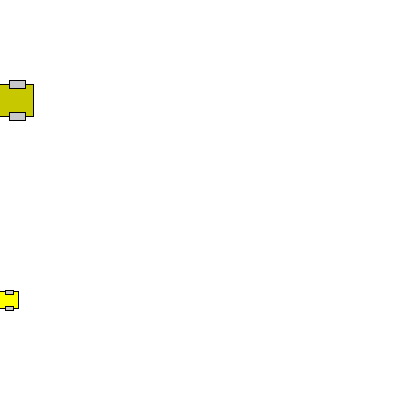
Frame 1 (no input)
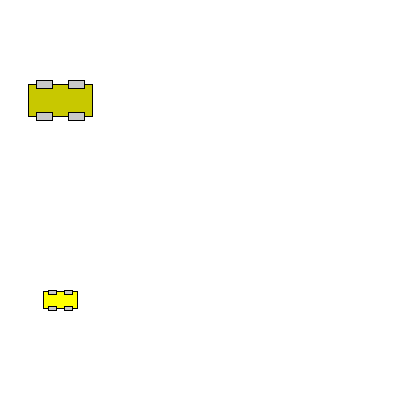
Frame 60 (the mouse pressed at the canvas centre just before this capture)
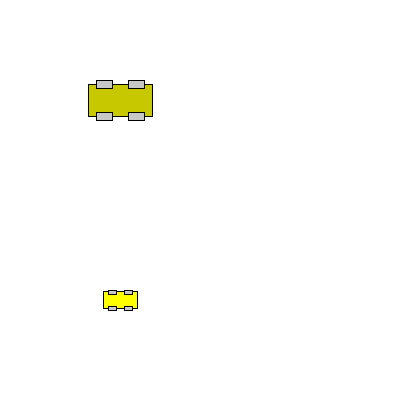
Frame 120 (the mouse held since frame 60 and released just before this capture)

The Processing sketch that drew these frames (run headless with seeded random() and noise(); from frame 60 on, the mouse is pressed at the canvas centre):

// Processing sketch: Exercise_7_6
// ── Exercise_7_6.pde
int globalX = 0;
int globalY = 100;
int speed = 1;

void setup(){
size(400,400);
}

void draw(){
  background(255);
    move();
  bounce();
  
  drawCar(globalX,globalY,64,color(200,200,0));
  drawCar(globalX,300,34,color(255,255,0));
}

// ── bounce.pde
void bounce(){
  if((globalX > width) || (globalX < 0)){
    speed = speed * -1;
  }
}

// ── drawCar.pde
void drawCar(int x, int y, int theSize, color c) {
  /*int x = 100;
  int y = 100;
  int theSize = 64;*/
  int offset = theSize/4;

  rectMode(CENTER);
  stroke(0);
  fill(c);
  rect(x, y, theSize, theSize/2);

  fill(200);
  rect(x-offset, y-offset, offset, offset/2);
  rect(x+offset, y-offset, offset, offset/2);
  rect(x-offset, y+offset, offset, offset/2);
  rect(x+offset, y+offset, offset, offset/2);
}

// ── move.pde
void move(){
  globalX = globalX + speed;
}
